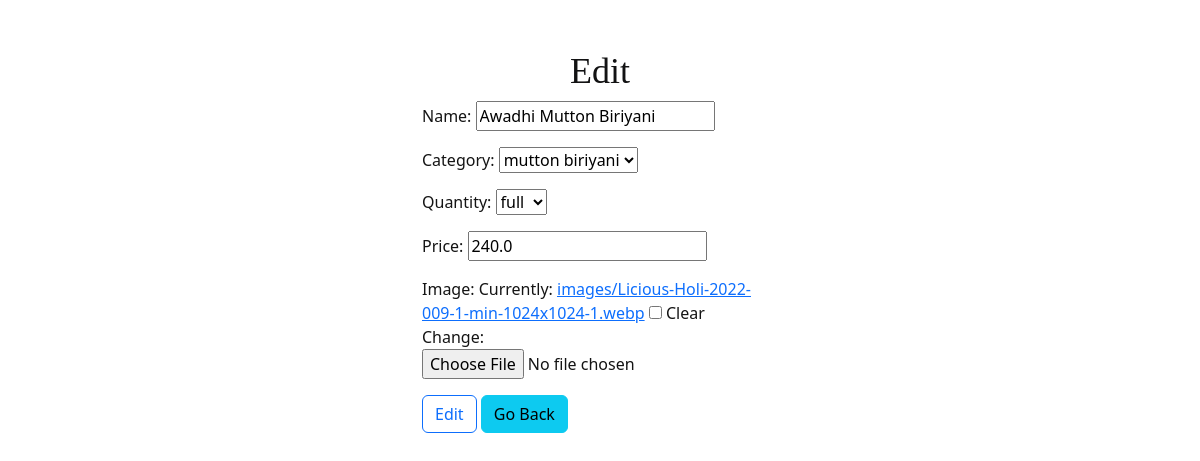
Screenshot of /biriyani/change/6 with the database file from the repository.
### api/models.py (models this page shows, shortened)
class Biriyani(models.Model):
    name=models.CharField(max_length=200)
    category=models.ForeignKey(Category,on_delete=models.CASCADE)
    options=(
        ('half','half'),
        ('full','full')
        )
    quantity=models.CharField(max_length=200,choices=options,default='full')
    options=(
         ('in cart','in cart'),
         ('order placed','order placed'),
         ('order cancelled','order cancelled')
    )
    status=models.CharField(max_length=200,choices=options,default='in cart')
    price=models.FloatField()
    image=models.ImageField(upload_to='images',blank=True,null=True)

class Category(models.Model):
    name=models.CharField(max_length=200,unique=True)
    def __str__(self) -> str:
        return self.name

### myapp/views.py (the view, shortened to what this page needs)
# urls.py: path("biriyani/change/<int:pk>",BiriyaniEditView.as_view(),name="biri-edit"),
class BiriyaniEditView(View):
    def get(self,request,*args,**kwargs):
        id=kwargs.get("pk")
        obj=Biriyani.objects.get(id=id)
        form=BiriyaniForm(instance=obj)
        return render(request,"myapp/biri-edit.html",{"form":form})

### myapp/forms.py
class BiriyaniForm(forms.ModelForm):
    class Meta:
        model=Biriyani
        fields=[
            "name",
            "category",
            "quantity",
            "price",
            "image"
        ]

### myapp/templates/myapp/biri-edit.html (shortened to what this page needs)
<!DOCTYPE html>
<html lang="en">
{% load static %}
<head>
    <link href="https://cdn.jsdelivr.net/npm/bootstrap@5.3.0/dist/css/bootstrap.min.css" rel="stylesheet">
    <link rel="stylesheet" type="text/css" href="{% static 'css/styles.css' %}">
</head>
<body>
    <h1>Edit</h1>
    <div class="container">
        <div class="row">
            <div class="col-4"></div>
            <div class="col-4">
                <form action="" method="post">
                    {{form.as_p}}
                    <button type="submit" class="btn btn-outline-primary">Edit</button>
                    <a href="{%url 'biri-list' %}" class=" btn btn-info">Go Back</a>
                </form>
            </div>
            <div class="col-4"></div>
        </div>
    </div>
</body>
</html>

### myapp/static/css/styles.css (style rules this page uses)
body { background-image: url("https://b.zmtcdn.com/data/pictures/chains/0/19121480/3b7c2f5842c2bea00ed085b280b3cf9b.jpg"); }

### myapp/templates/myapp/biri-edit.html (style rules this page uses)
h1 { color: #121213; font-family: Fantasy; font-size: 36px; text-align: center; margin-top: 50px; }
form p { color: rgb(20, 20, 20); }

### rows the page displays
Biriyani: name "Awadhi Mutton Biriyani", category "mutton biriyani", quantity "full", price "240.0"
